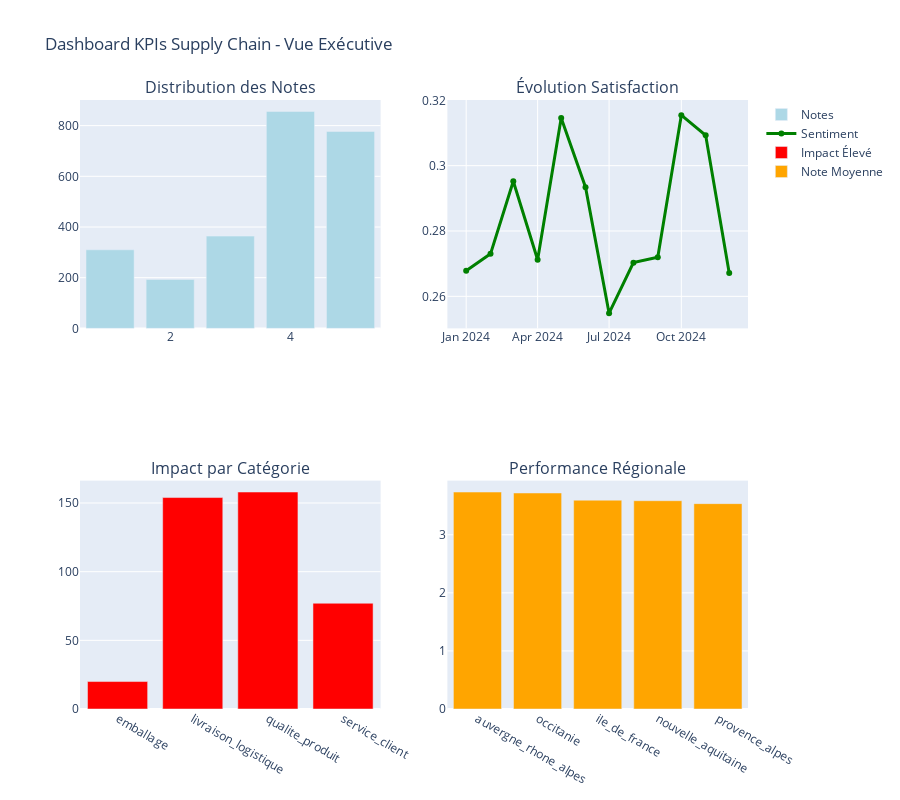

Notebook code cell kept with this figure:
### Markdown cell above
## 📊 2. KPIs Exécutifs et Métriques Business

### Code cell
# Calcul des KPIs business critiques
kpis = {
    'Note Moyenne': df_demo['rating'].mean(),
    'NPS Score': ((df_demo['rating'] >= 4).sum() - (df_demo['rating'] <= 2).sum()) / len(df_demo) * 100,
    'Taux Satisfaction': (df_demo['sentiment_label'] == 'positif').mean() * 100,
    'Avis Critiques': (df_demo['criticality_score'] > 0.7).sum(),
    'Impact Business Élevé': ((df_demo['business_impact'] == 'high') | 
                             (df_demo['business_impact'] == 'critical')).sum(),
    'Couverture Géographique': df_demo['region'].nunique(),
    'Sources Actives': df_demo['source'].nunique()
}

# Affichage des KPIs avec couleurs conditionnelles
print("🎯 TABLEAU DE BORD EXÉCUTIF")
print("=" * 50)

for kpi, value in kpis.items():
    if 'Taux' in kpi or 'NPS' in kpi:
        status = "🟢" if value > 70 else "🟡" if value > 50 else "🔴"
        print(f"{status} {kpi:<25}: {value:6.1f}%")
    elif 'Note' in kpi:
        status = "🟢" if value > 4 else "🟡" if value > 3 else "🔴"
        print(f"{status} {kpi:<25}: {value:6.2f}/5")
    else:
        print(f"📊 {kpi:<25}: {value:6.0f}")

# Visualisation des KPIs
fig = make_subplots(
    rows=2, cols=2,
    subplot_titles=('Distribution des Notes', 'Évolution Satisfaction', 
                   'Impact par Catégorie', 'Performance Régionale'),
    specs=[[{"type": "histogram"}, {"type": "scatter"}],
           [{"type": "bar"}, {"type": "bar"}]]
)

# Distribution des notes
rating_counts = df_demo['rating'].value_counts().sort_index()
fig.add_trace(
    go.Bar(x=rating_counts.index, y=rating_counts.values, name='Notes', marker_color='lightblue'),
    row=1, col=1
)

# Évolution satisfaction mensuelle
monthly_satisfaction = df_demo.groupby(df_demo['date_published'].dt.to_period('M')).agg({
    'sentiment_score': 'mean'
}).reset_index()
monthly_satisfaction['month'] = monthly_satisfaction['date_published'].astype(str)

fig.add_trace(
    go.Scatter(x=monthly_satisfaction['month'], y=monthly_satisfaction['sentiment_score'], 
              mode='lines+markers', name='Sentiment', line=dict(color='green', width=3)),
    row=1, col=2
)

# Impact par catégorie
category_impact = df_demo[df_demo['business_impact'].isin(['high', 'critical'])].groupby('category').size()
fig.add_trace(
    go.Bar(x=category_impact.index, y=category_impact.values, name='Impact Élevé', marker_color='red'),
    row=2, col=1
)

# Performance régionale
regional_perf = df_demo.groupby('region')['rating'].mean().sort_values(ascending=False)
fig.add_trace(
    go.Bar(x=regional_perf.index, y=regional_perf.values, name='Note Moyenne', marker_color='orange'),
    row=2, col=2
)

fig.update_layout(height=800, title_text="Dashboard KPIs Supply Chain - Vue Exécutive")
fig.show()

### Figure 1 — Plotly figure (JSON) as saved in the notebook; plotly's stock layout.template omitted (floating-point values rounded to 4 significant figures)
{"data": [{"marker": {"color": "lightblue"}, "name": "Notes", "type": "bar", "x": [1, 2, 3, 4, 5], "xaxis": "x", "y": [310, 193, 364, 856, 777], "yaxis": "y"}, {"line": {"color": "green", "width": 3}, "mode": "lines+markers", "name": "Sentiment", "type": "scatter", "x": ["2024-01", "2024-02", "2024-03", "2024-04", "2024-05", "2024-06", "2024-07", "2024-08", "2024-09", "2024-10", "2024-11", "2024-12"], "xaxis": "x2", "y": [0.2678, 0.273, 0.2952, 0.2712, 0.3146, 0.2934, 0.2548, 0.2703, 0.272, 0.3155, 0.3093, 0.2671], "yaxis": "y2"}, {"marker": {"color": "red"}, "name": "Impact Élevé", "type": "bar", "x": ["emballage", "livraison_logistique", "qualite_produit", "service_client"], "xaxis": "x3", "y": [20, 154, 158, 77], "yaxis": "y3"}, {"marker": {"color": "orange"}, "name": "Note Moyenne", "type": "bar", "x": ["auvergne_rhone_alpes", "occitanie", "ile_de_france", "nouvelle_aquitaine", "provence_alpes"], "xaxis": "x4", "y": [3.736, 3.719, 3.595, 3.586, 3.536], "yaxis": "y4"}], "layout": {"annotations": [{"font": {"size": 16}, "showarrow": false, "text": "Distribution des Notes", "x": 0.225, "xanchor": "center", "xref": "paper", "y": 1, "yanchor": "bottom", "yref": "paper"}, {"font": {"size": 16}, "showarrow": false, "text": "Évolution Satisfaction", "x": 0.775, "xanchor": "center", "xref": "paper", "y": 1, "yanchor": "bottom", "yref": "paper"}, {"font": {"size": 16}, "showarrow": false, "text": "Impact par Catégorie", "x": 0.225, "xanchor": "center", "xref": "paper", "y": 0.375, "yanchor": "bottom", "yref": "paper"}, {"font": {"size": 16}, "showarrow": false, "text": "Performance Régionale", "x": 0.775, "xanchor": "center", "xref": "paper", "y": 0.375, "yanchor": "bottom", "yref": "paper"}], "height": 800, "title": {"text": "Dashboard KPIs Supply Chain - Vue Exécutive"}, "xaxis": {"anchor": "y", "domain": [0, 0.45]}, "xaxis2": {"anchor": "y2", "domain": [0.55, 1]}, "xaxis3": {"anchor": "y3", "domain": [0, 0.45]}, "xaxis4": {"anchor": "y4", "domain": [0.55, 1]}, "yaxis": {"anchor": "x", "domain": [0.625, 1]}, "yaxis2": {"anchor": "x2", "domain": [0.625, 1]}, "yaxis3": {"anchor": "x3", "domain": [0, 0.375]}, "yaxis4": {"anchor": "x4", "domain": [0, 0.375]}}}
